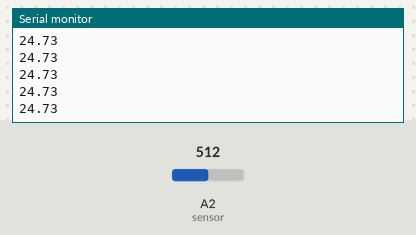
Simulated run of this sketch. Board: Arduino Uno, built with avr-gcc and run on an emulated ATmega328P. On the bench: the last lines printed to the serial monitor. The inputs (shaded band) are chosen by the test bench; at power-on: A2 (sensor) = 512.

Above: at 1.2 s.
1.3 s: A2 (sensor) set to 104
At 1.32 s:
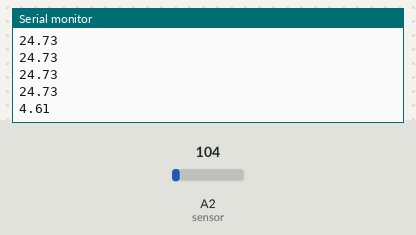
2.8 s: A2 (sensor) set to 88
At 2.83 s:
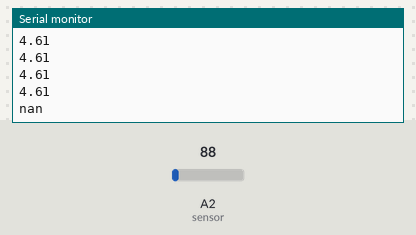

The sketch:

Thermistor_10k_-_One.ino
```cpp
long lastMillis;
int sensor = A2;

#define R 10000
int v = 0, R2 = 0;
float temperature = 0;
float logR2 = 0;
float c1 = 1.009249522e-03, c2 = 2.378405444e-04, c3 = 2.019202697e-07;

void setup() {
  Serial.begin(9600);
  pinMode(sensor, INPUT);
}

void loop() {
  if (millis() - lastMillis > 100){
    v = analogRead(sensor);
    R2 = R * (1023.0 / (float)v -1.0);
    logR2 = log(R2);
    temperature = (1.0 / (c1 + c2*logR2 + c3*logR2*logR2*logR2));
    temperature -= 273.15;
    Serial.println(temperature);
    lastMillis = millis();
  }

}
```

Measured:
- the behaviour switches between 95 and 94 on A2 (sensor) (found by bisection; images 1 and 2)
- after the input at 1.3 s, the serial monitor: prints a new line at once (image 1)
- after the input at 2.8 s, the serial monitor: prints a new line at once (image 2)
